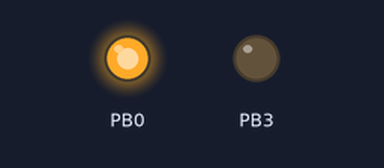
The program below on a simulated ATmega32, built with avr-gcc and emulated at 16 MHz. Parts: output pins drawn as LEDs (lit = HIGH).

Above: at 0.1 s.
Timing chart, 0 to 1.6 s (numbered marks = the images above):
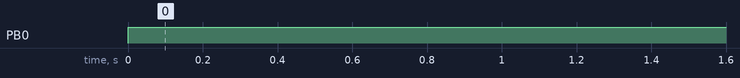

The program:

main.c
```c
/*
 * main.c
 *
 *  Created on: Oct 8, 2013
 *      Author: lim
 */
#include <avr/io.h>
#include <avr/interrupt.h>
#include <avr/pgmspace.h>
#include "ports.h"

const unsigned int PROGMEM packedDeltaTimes[] = {0, 16, 32, 48, 64, 96, 144, 192};
#define PACKED_DELTA_TIMES_LENGTH 8
const unsigned int PROGMEM packedDurations[] = {46, 48, 62, 94, 160, 528, 720};
#define PACKED_DURATIONS_LENGTH 7
const unsigned int PROGMEM packedFrequencies[] = {165, 175, 220, 233, 247, 262, 277, 294, 311, 330, 349, 370, 392, 415, 440, 466, 494, 554, 587, 622, 659, 698, 740, 784, 831, 880, 988, 1047, 1109, 1175, 1245, 1319, 1480, 1760};
#define PACKED_FREQUENCIES_LENGTH 34
const unsigned int PROGMEM packedNotes[] = {19, 28, 4, 211, 28, 4, 339, 28, 4, 339, 25, 4, 211, 28, 4, 856, 543, 532, 2516, 521, 465, 25, 9, 398, 20, 6, 393, 17, 2, 398, 22, 7, 336, 24, 9, 335, 23, 8, 206, 22, 7, 1358, 1044, 1030, 1300, 1052, 1038, 1304, 1055, 1041, 281, 32, 18, 342, 29, 16, 1752, 1567, 1553, 342, 28, 14, 337, 25, 11, 210, 26, 13, 208, 24, 9, 401, 25, 9, 398, 20, 6, 393, 17, 2, 398, 22, 7, 336, 24, 9, 335, 23, 8, 206, 22, 7, 1358, 1044, 1030, 1300, 1052, 1038, 1304, 1055, 1041, 281, 32, 18, 342, 29, 16, 1752, 1567, 1553, 342, 28, 14, 337, 25, 11, 210, 26, 13, 208, 24, 9, 386, 348, 31, 219, 30, 9, 218, 29, 216, 27, 206, 217, 28, 199, 209, 21, 210, 22, 212, 25, 14, 334, 22, 14, 209, 25, 7, 210, 26, 194, 348, 31, 219, 30, 6, 218, 29, 216, 27, 201, 217, 28, 14, 349, 31, 33, 349, 31, 33, 221, 31, 33, 329, 322, 348, 31, 219, 30, 9, 218, 29, 216, 27, 206, 217, 28, 199, 209, 21, 210, 22, 212, 25, 14, 334, 22, 14, 209, 25, 7, 210, 26, 194, 341, 27, 10, 402, 26, 12, 401, 25, 14, 393, 201, 322, 322, 348, 31, 219, 30, 9, 218, 29, 216, 27, 206, 217, 28, 199, 209, 21, 210, 22, 212, 25, 14, 334, 22, 14, 209, 25, 7, 210, 26, 194, 348, 31, 219, 30, 6, 218, 29, 216, 27, 201, 217, 28, 14, 349, 31, 33, 349, 31, 33, 221, 31, 33, 329, 322, 348, 31, 219, 30, 9, 218, 29, 216, 27, 206, 217, 28, 199, 209, 21, 210, 22, 212, 25, 14, 334, 22, 14, 209, 25, 7, 210, 26, 194, 341, 27, 10, 402, 26, 12, 401, 25, 14, 393, 201, 322, 341, 25, 1, 213, 25, 341, 25, 5, 341, 25, 215, 26, 10, 340, 28, 9, 209, 25, 337, 22, 2, 206, 20, 320, 341, 25, 1, 213, 25, 341, 25, 5, 341, 25, 215, 26, 10, 1748, 1564, 201, 386, 384, 341, 25, 1, 213, 25, 341, 25, 5, 341, 25, 215, 26, 10, 340, 28, 9, 209, 25, 337, 22, 2, 206, 20, 320, 339, 28, 4, 211, 28, 4, 339, 28, 4, 339, 25, 4, 211, 28, 4, 856, 543, 532, 2516, 521, 465, 25, 9, 398, 20, 6, 393, 17, 2, 398, 22, 7, 336, 24, 9, 335, 23, 8, 206, 22, 7, 1358, 1044, 1030, 1300, 1052, 1038, 1304, 1055, 1041, 281, 32, 18, 342, 29, 16, 1752, 1567, 1553, 342, 28, 14, 337, 25, 11, 210, 26, 13, 208, 24, 9, 401, 25, 9, 398, 20, 6, 393, 17, 2, 398, 22, 7, 336, 24, 9, 335, 23, 8, 206, 22, 7, 1358, 1044, 1030, 1300, 1052, 1038, 1304, 1055, 1041, 281, 32, 18, 342, 29, 16, 1752, 1567, 1553, 342, 28, 14, 337, 25, 11, 210, 26, 13, 208, 24, 9, 409, 28, 2, 214, 25, 337, 20, 8, 201, 337, 21, 14, 338, 22, 7, 217, 29, 199, 217, 29, 210, 22, 14, 206, 199, 1364, 1048, 4, 1309, 1056, 1309, 1056, 71, 1245, 1056, 9, 1308, 1055, 141, 1178, 1053, 281, 28, 9, 214, 25, 201, 210, 22, 209, 20, 14, 206, 201, 345, 28, 2, 214, 25, 337, 20, 8, 201, 337, 21, 14, 338, 22, 7, 217, 29, 199, 217, 29, 210, 22, 14, 206, 199, 340, 24, 9, 218, 29, 346, 29, 9, 1242, 1053, 1033, 1305, 1052, 1035, 1304, 1050, 1037, 276, 25, 14, 209, 201, 209, 206, 2, 473, 28, 2, 214, 25, 337, 20, 8, 201, 337, 21, 14, 338, 22, 7, 217, 29, 199, 217, 29, 210, 22, 14, 206, 199, 1364, 1048, 4, 1309, 1056, 1309, 1056, 71, 1245, 1056, 9, 1308, 1055, 141, 1178, 1053, 281, 28, 9, 214, 25, 201, 210, 22, 209, 20, 14, 206, 201, 345, 28, 2, 214, 25, 337, 20, 8, 201, 337, 21, 14, 338, 22, 7, 217, 29, 199, 217, 29, 210, 22, 14, 206, 199, 340, 24, 9, 218, 29, 346, 29, 9, 1242, 1053, 1033, 1305, 1052, 1035, 1304, 1050, 1037, 276, 25, 14, 209, 201, 209, 206, 2, 467, 28, 4, 211, 28, 4, 339, 28, 4, 339, 25, 4, 211, 28, 4, 856, 543, 532, 2516, 521, 473, 28, 2, 214, 25, 337, 20, 8, 201, 337, 21, 14, 338, 22, 7, 217, 29, 199, 217, 29, 210, 22, 14, 206, 199, 1364, 1048, 4, 1309, 1056, 1309, 1056, 71, 1245, 1056, 9, 1308, 1055, 141, 1178, 1053, 281, 28, 9, 214, 25, 201, 210, 22, 209, 20, 14, 206, 201, 345, 28, 2, 214, 25, 337, 20, 8, 201, 337, 21, 14, 338, 22, 7, 217, 29, 199, 217, 29, 210, 22, 14, 206, 199, 340, 24, 9, 218, 29, 346, 29, 9, 1242, 1053, 1033, 1305, 1052, 1035, 1304, 1050, 1037, 276, 25, 14, 209, 201, 209, 206, 2, 465, 25, 9, 398, 20, 6, 397, 17, 2, 1366, 2066, 2055, 1304, 1302, 1301, 2066, 2051, 1303, 1301, 273, 3092, 3074, 208, 2769};
#define PACKED_NOTES_LENGTH 856

#define PACKED_NOTES_BITS 6
#define PACKED_DELTATIMES_BITS 3
#define PACKED_DURATIONS_BITS 3

#define PACKED_DELTA_TIMES(index) pgm_read_word(&packedDeltaTimes[index])
#define PACKED_DURATIONS(index) pgm_read_word(&packedDurations[index])
#define PACKED_FREQUENCIES(index) pgm_read_word(&packedFrequencies[index])
#define PACKED_NOTES(index) pgm_read_word(&packedNotes[index])

#define SAMPLE_RATE_POW 15 //2^15=32768 samples per second
#define SAMPLE_RATE (1<<SAMPLE_RATE_POW)
#define SAMPLE_RATE_DIV2 (1<<(SAMPLE_RATE_POW-1))
#define SAMPLE_RATE_MASK (SAMPLE_RATE - 1)
#define OSC2_PRESCALLER 8
#define OSC2_OCRVALUE ((F_CPU>>SAMPLE_RATE_POW)/OSC2_PRESCALLER)

#define NOTE_QUATER 46
#define TEMPO_QUATERS_PER_MINUTE 400
//#define TEMPO_SAMPLES (60*SAMPLE_RATE/(TEMPO_QUATERS_PER_MINUTE*NOTE_QUATER))
#define TEMPO_SAMPLES 107

#define SIMULTANEOUS_NOTES 8


#define NOTE_BITOFFSET 0
#define NOTE_BITMASK (((1 << PACKED_NOTES_BITS) - 1) << NOTE_BITOFFSET)
#define DELTATIME_BITOFFSET (NOTE_BITOFFSET + PACKED_NOTES_BITS)
#define DELTATIME_BITMASK (((1 << PACKED_DELTATIMES_BITS) - 1) << DELTATIME_BITOFFSET)
#define DURATION_BITOFFSET (DELTATIME_BITOFFSET + PACKED_DELTATIMES_BITS)
#define DURATION_BITMASK (((1 << PACKED_DURATIONS_BITS) - 1) << DURATION_BITOFFSET)

#if defined(__AVR_ATmega328P__) || defined(__AVR_ATmega168P__) || defined(__AVR_ATmega168__)
#define LED_PORT PORT_B5
#elif defined(__AVR_ATmega16__) || defined(__AVR_ATmega32__)
#define LED_PORT PORT_B0
#endif

long t = 0;
unsigned int playingNotesFreq[SIMULTANEOUS_NOTES];
unsigned int playingNotesPhase[SIMULTANEOUS_NOTES];
int startIdx = 0;
int startTime = 0;
int startDuration = 0;
int endIdx = 0;
int endTime = 0;
int currentNotes = 0;
char refreshNotesList = 1;
int corTime = 0;
int corTimeCnt = 0;

#if defined(__AVR_ATmega328P__) || defined(__AVR_ATmega168P__) || defined(__AVR_ATmega168__)
ISR(TIMER2_COMPA_vect) //play next sample
{
	cli();
	t++;
	corTimeCnt++;
	if (corTimeCnt>=TEMPO_SAMPLES) {
		corTimeCnt = 0;
		corTime++;
		refreshNotesList = 1;
	}
	unsigned char buf = 0;

    for (int l = 0; l < currentNotes; l++) {
    	unsigned int keyFreq = playingNotesFreq[l];
		unsigned int phase = playingNotesPhase[l];
		phase += keyFreq;
		playingNotesPhase[l] = phase;
		unsigned int ab = phase & SAMPLE_RATE_MASK;
        buf += (unsigned char) ((ab<(SAMPLE_RATE_DIV2)?0:30));
	}

    OCR0A = buf; //here will be function
    sei();
}

void initPWM()
{
	SETD(PORT_D6); //set OC0A to output
	TCCR0A = (2<<COM0A0)|(1<<WGM00)|(1<<WGM01); //fast PWM, clear OC0 on compare match
	TCCR0B = (0b001<<CS00); //no prescaller
	OCR0A = 127;

	TCCR2A = (1<<WGM21)|(0<<WGM20); //CTC mode
	TCCR2B = (0b010<<CS20); //prescaller CLK/8
 	OCR2A = OSC2_OCRVALUE; // 16 000 000 / 32 768 / 8 = 61
 	TIMSK2 = (1<<OCIE2A); //Interrupt on second timer compare
}
#elif defined(__AVR_ATmega16__) || defined(__AVR_ATmega32__)
ISR(TIMER2_COMP_vect) //play next sample
{
	cli();
	t++;
	corTimeCnt++;
	if (corTimeCnt>=TEMPO_SAMPLES) {
		corTimeCnt = 0;
		corTime++;
		refreshNotesList = 1;
	}
	unsigned char buf = 0;

    for (int l = 0; l < currentNotes; l++) {
    	unsigned int keyFreq = playingNotesFreq[l];
		unsigned int phase = playingNotesPhase[l];
		phase += keyFreq;
		playingNotesPhase[l] = phase;
		unsigned int ab = phase & SAMPLE_RATE_MASK;
        buf += (unsigned char) ((ab<(SAMPLE_RATE_DIV2)?0:30));
	}

    OCR0 = buf; //here will be function
    sei();
}

void initPWM()
{
	SETD(PORT_B3); //set OC0 to output
	TCCR0 = (2<<COM00)|(1<<WGM00)|(1<<WGM01)|(0b001<<CS00); //fast PWM, clear OC0 on compare match, no prescaller
	OCR0 = 127;

	TCCR2 = (1<<WGM21)|(0<<WGM20)|(0b010<<CS20); //CTC mode, prescaller CLK/8
 	OCR2 = OSC2_OCRVALUE; // 16 000 000 / 32 768 / 8 = 61
 	TIMSK = (1<<OCIE2); //Interrupt on second timer compare
}
#endif


void init()
{
	initPWM();
	SETD(LED_PORT);
	sei();
}

void main()
{
	init();
	startDuration = PACKED_DURATIONS((PACKED_NOTES(startIdx) & DURATION_BITMASK) >> DURATION_BITOFFSET);
	SETP(LED_PORT);

	int ii = 1;
	while (ii) {
//		if (t & 0x0400) {
//			SETP(PORT_B0);
//		} else {
//			CLRP(PORT_B0);
//		}
		ii++;
		ii = ii?1:0;

		if (refreshNotesList) {
			refreshNotesList = 0;

        	while ((startIdx+1 < PACKED_NOTES_LENGTH) && (startTime + startDuration <= corTime)) {
    			INVP(LED_PORT);
        		startIdx++;
        		int packedNote = PACKED_NOTES(startIdx);
				int deltaTime = PACKED_DELTA_TIMES((packedNote & DELTATIME_BITMASK) >> DELTATIME_BITOFFSET);
			    startDuration = PACKED_DURATIONS((packedNote & DURATION_BITMASK) >> DURATION_BITOFFSET);
				startTime += deltaTime;
//    			INVP(PORT_B0);
        	}
        	while ((endIdx+1 < PACKED_NOTES_LENGTH) && (endTime <= corTime)) {
        		endIdx++;
        		int packedNote = PACKED_NOTES(endIdx);
				int deltaTime = PACKED_DELTA_TIMES((packedNote & DELTATIME_BITMASK) >> DELTATIME_BITOFFSET);
				endTime += deltaTime;
        	}

//        	playingNotesFreq[0] = 440;
//        	playingNotesFreq[1] = 880;
//        	playingNotesFreq[2] = 660;
//        	currentNotes = 3;

        	int time = startTime;
	        currentNotes = 0;
	        for (int l = startIdx; l <= endIdx; l++) {
        		int packedNote = PACKED_NOTES(l);
				int keyIndex = (packedNote & NOTE_BITMASK) >> NOTE_BITOFFSET;
				int keyFreq = PACKED_FREQUENCIES(keyIndex);
				int deltaTimeIndex = (packedNote & DELTATIME_BITMASK) >> DELTATIME_BITOFFSET;
				int deltaTime = PACKED_DELTA_TIMES(deltaTimeIndex);
				if (l>startIdx)
					time += deltaTime;
				int durationIndex = (packedNote & DURATION_BITMASK) >> DURATION_BITOFFSET;
				int duration = PACKED_DURATIONS(durationIndex);
				if ((corTime>time) && (corTime<=time+duration) && (currentNotes < SIMULTANEOUS_NOTES)) {
					playingNotesFreq[currentNotes] = keyFreq;
//								playingNotes[currentNotes][1] = time;
//								playingNotes[currentNotes][2] = duration;
					currentNotes++;
				}
			}


		}


//		OCR0 = (t>>0) & 0x1F;
	}

}
```

ports.h
```c
/* ports.h
 *
 *  Created on: Sep 26, 2014
 *      Author: lim
 */

#ifndef PORTS_H_
#define PORTS_H_

#define PORT_A0 PORTA,DDRA,PINA,PA0
#define PORT_A1 PORTA,DDRA,PINA,PA1
#define PORT_A2 PORTA,DDRA,PINA,PA2
#define PORT_A3 PORTA,DDRA,PINA,PA3
#define PORT_A4 PORTA,DDRA,PINA,PA4
#define PORT_A5 PORTA,DDRA,PINA,PA5
#define PORT_A6 PORTA,DDRA,PINA,PA6
#define PORT_A7 PORTA,DDRA,PINA,PA7

#define PORT_B0 PORTB,DDRB,PINB,PB0
#define PORT_B1 PORTB,DDRB,PINB,PB1
#define PORT_B2 PORTB,DDRB,PINB,PB2
#define PORT_B3 PORTB,DDRB,PINB,PB3
#define PORT_B4 PORTB,DDRB,PINB,PB4
#define PORT_B5 PORTB,DDRB,PINB,PB5
#define PORT_B6 PORTB,DDRB,PINB,PB6
#define PORT_B7 PORTB,DDRB,PINB,PB7

#define PORT_C0 PORTC,DDRC,PINC,PC0
#define PORT_C1 PORTC,DDRC,PINC,PC1
#define PORT_C2 PORTC,DDRC,PINC,PC2
#define PORT_C3 PORTC,DDRC,PINC,PC3
#define PORT_C4 PORTC,DDRC,PINC,PC4
#define PORT_C5 PORTC,DDRC,PINC,PC5
#define PORT_C6 PORTC,DDRC,PINC,PC6
#define PORT_C7 PORTC,DDRC,PINC,PC7

#define PORT_D0 PORTD,DDRD,PIND,PD0
#define PORT_D1 PORTD,DDRD,PIND,PD1
#define PORT_D2 PORTD,DDRD,PIND,PD2
#define PORT_D3 PORTD,DDRD,PIND,PD3
#define PORT_D4 PORTD,DDRD,PIND,PD4
#define PORT_D5 PORTD,DDRD,PIND,PD5
#define PORT_D6 PORTD,DDRD,PIND,PD6
#define PORT_D7 PORTD,DDRD,PIND,PD7

#define PORT_E0 PORTE,DDRE,PINE,PE0
#define PORT_E1 PORTE,DDRE,PINE,PE1
#define PORT_E2 PORTE,DDRE,PINE,PE2
#define PORT_E3 PORTE,DDRE,PINE,PE3
#define PORT_E4 PORTE,DDRE,PINE,PE4
#define PORT_E5 PORTE,DDRE,PINE,PE5
#define PORT_E6 PORTE,DDRE,PINE,PE6
#define PORT_E7 PORTE,DDRE,PINE,PE7

#define PORT_F0 PORTF,DDRF,PINF,PF0
#define PORT_F1 PORTF,DDRF,PINF,PF1
#define PORT_F2 PORTF,DDRF,PINF,PF2
#define PORT_F3 PORTF,DDRF,PINF,PF3
#define PORT_F4 PORTF,DDRF,PINF,PF4
#define PORT_F5 PORTF,DDRF,PINF,PF5
#define PORT_F6 PORTF,DDRF,PINF,PF6
#define PORT_F7 PORTF,DDRF,PINF,PF7

#if defined(__AVR_ATtiny13__)
#define PORTA_D8 PORT_B0 //MOSI/AIN0/OC0A/PCINT0
#define PORTA_D9 PORT_B1 //MISO/AIN1/OC0B/INT0/PCINT1
#define PORTA_D10 PORT_B2 //SCK/ADC1/T0/PCINT2
#define PORTA_D11 PORT_B3 //PCINT3/CLKI/ADC3
#define PORTA_D12 PORT_B4 //PCINT4/ADC2
#define PORTA_D13 PORT_B5 //PCINT5/RESET/ADC0/dW

#elif defined(__AVR_ATmega32U4__)
#define PORTA_D0 PORT_D2
#define PORTA_D1 PORT_D3
#define PORTA_D2 PORT_D1
#define PORTA_D3 PORT_D0
#define PORTA_D4 PORT_D4
#define PORTA_D5 PORT_C6
#define PORTA_D6 PORT_D7
#define PORTA_D7 PORT_E6
#define PORTA_D8 PORT_B4
#define PORTA_D9 PORT_B5
#define PORTA_D10 PORT_B6
#define PORTA_D11 PORT_B7
#define PORTA_D12 PORT_D6
#define PORTA_D13 PORT_C7
#define PORTA_D14 PORT_B3 //MISO
#define PORTA_D15 PORT_B1 //SCK
#define PORTA_D16 PORT_B2 //MOSI
#define PORTA_A0 PORT_F7
#define PORTA_A1 PORT_F6
#define PORTA_A2 PORT_F5
#define PORTA_A3 PORT_F4
#define PORTA_A4 PORT_F1
#define PORTA_A5 PORT_F0
#define TXLED PORT_D5
#define RXLED PORT_B0
#elif defined(__AVR_ATmega328P__) || defined(__AVR_ATmega168P__) || defined(__AVR_ATmega168__)
#define PORTA_D0 PORT_D0
#define PORTA_D1 PORT_D1
#define PORTA_D2 PORT_D2
#define PORTA_D3 PORT_D3 //OC2B
#define PORTA_D4 PORT_D4
#define PORTA_D5 PORT_D5 //OC0B
#define PORTA_D6 PORT_D6 //OC0A
#define PORTA_D7 PORT_D7
#define PORTA_D8 PORT_B0
#define PORTA_D9 PORT_B1 //OC1A
#define PORTA_D10 PORT_B2 //OC1B
#define PORTA_D11 PORT_B3 //MOSI, OC2A
#define PORTA_D12 PORT_B4 //MISO
#define PORTA_D13 PORT_B5 //SCK, BUILTIN_LED
#define PORTA_A0 PORT_C0
#define PORTA_A1 PORT_C1
#define PORTA_A2 PORT_C2
#define PORTA_A3 PORT_C3
#define PORTA_A4 PORT_C4 //SDA
#define PORTA_A5 PORT_C5 //SCL
#define TXLED PORT_B5
#define RXLED PORT_B5
#elif defined(__AVR_ATmega16__) || defined(__AVR_ATmega32__)
#define PORTA_D0 PORT_B0 //RXD
#define PORTA_D1 PORT_B1 //TXD
#define PORTA_D2 PORT_B2
#define PORTA_D3 PORT_B3
#define PORTA_D4 PORT_B4
#define PORTA_D5 PORT_B5 //MOSI
#define PORTA_D6 PORT_B6 //MISO
#define PORTA_D7 PORT_B7 //SCK
#define PORTA_D8 PORT_D0
#define PORTA_D9 PORT_D1
#define PORTA_D10 PORT_D2
#define PORTA_D11 PORT_D3
#define PORTA_D12 PORT_D4
#define PORTA_D13 PORT_D5
#define PORTA_D14 PORT_D6
#define PORTA_D15 PORT_D7
#define PORTA_D16 PORT_C0
#define PORTA_D17 PORT_C1
#define PORTA_D18 PORT_C2
#define PORTA_D19 PORT_C3
#define PORTA_D20 PORT_C4
#define PORTA_D21 PORT_C5
#define PORTA_D22 PORT_C6
#define PORTA_D23 PORT_C7
#define PORTA_A0 PORT_A0
#define PORTA_A1 PORT_A1
#define PORTA_A2 PORT_A2
#define PORTA_A3 PORT_A3
#define PORTA_A4 PORT_A4
#define PORTA_A5 PORT_A5
#define PORTA_A6 PORT_A6
#define PORTA_A7 PORT_A7
#define TXLED PORT_B7
#define RXLED PORT_B7
#endif

#define SETPM(port, ddr, pin, portnum) port = (port | (1<<portnum))
#define CLRPM(port, ddr, pin, portnum) port = (port & (~(1<<portnum)))
#define INVPM(port, ddr, pin, portnum) port = (port ^ (1<<portnum))
#define SETDM(port, ddr, pin, portnum) ddr = (ddr | (1<<portnum))
#define CLRDM(port, ddr, pin, portnum) ddr = (ddr & (~(1<<portnum)))
#define PINVM(port, ddr, pin, portnum) ((pin & (1<<portnum)) != 0)
#define PORTM(port, ddr, pin, portnum) port
#define DDRM(port, ddr, pin, portnum) ddr
#define PINM(port, ddr, pin, portnum) pin
#define PORTNM(port, ddr, pin, portnum) portnum

#define SETP(arg) SETPM(arg)
#define CLRP(arg) CLRPM(arg)
#define INVP(arg) INVPM(arg)
#define SETD(arg) SETDM(arg)
#define CLRD(arg) CLRDM(arg)
#define PINV(arg) PINVM(arg)
#define PORT(arg) PORTM(arg)
#define DDR(arg) DDRM(arg)
#define PIN(arg) PINM(arg)
#define PORTN(arg) PORTNM(arg)

#endif /* PORTS_H_ */
```

Measured:
- by itself, PB0: LOW → HIGH at 0.00 s
